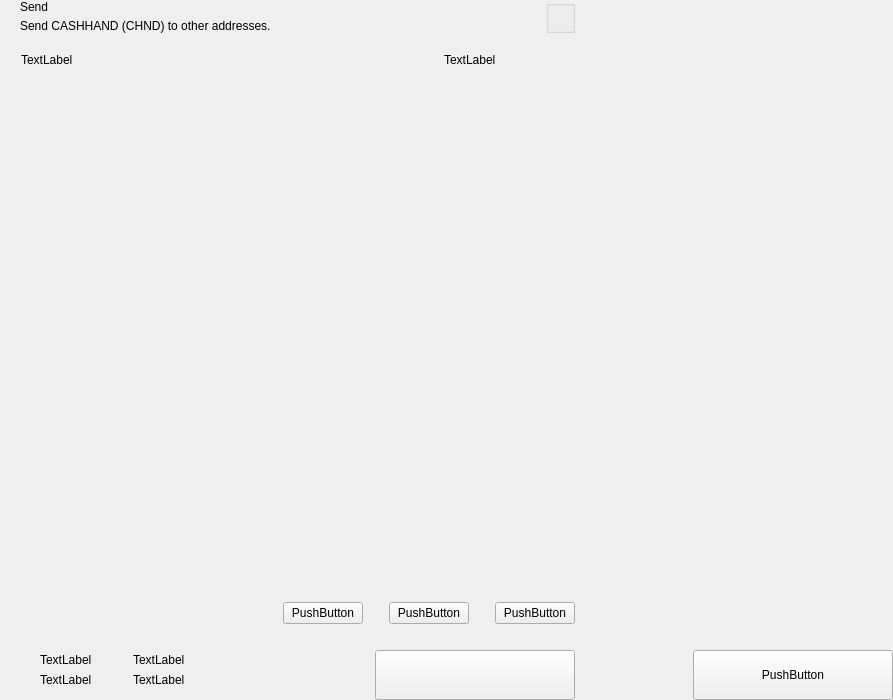
<?xml version="1.0" encoding="UTF-8"?>
<ui version="4.0">
 <class>send</class>
 <widget class="QWidget" name="send">
  <property name="geometry">
   <rect>
    <x>0</x>
    <y>0</y>
    <width>893</width>
    <height>700</height>
   </rect>
  </property>
  <property name="windowTitle">
   <string>Form</string>
  </property>
  <layout class="QHBoxLayout" name="horizontalLayout_2" stretch="2,1">
   <property name="spacing">
    <number>0</number>
   </property>
   <property name="leftMargin">
    <number>0</number>
   </property>
   <property name="topMargin">
    <number>0</number>
   </property>
   <property name="rightMargin">
    <number>0</number>
   </property>
   <property name="bottomMargin">
    <number>0</number>
   </property>
   <item>
    <widget class="QWidget" name="left" native="true">
     <layout class="QVBoxLayout" name="verticalLayout_3">
      <property name="spacing">
       <number>0</number>
      </property>
      <property name="leftMargin">
       <number>0</number>
      </property>
      <property name="topMargin">
       <number>0</number>
      </property>
      <property name="rightMargin">
       <number>0</number>
      </property>
      <property name="bottomMargin">
       <number>0</number>
      </property>
      <item>
       <layout class="QVBoxLayout" name="verticalLayout_22" stretch="0,0,0,1,0,0,0,0">
        <property name="spacing">
         <number>0</number>
        </property>
        <item>
         <layout class="QHBoxLayout" name="horizontalLayout_3">
          <property name="spacing">
           <number>0</number>
          </property>
          <property name="leftMargin">
           <number>20</number>
          </property>
          <property name="rightMargin">
           <number>20</number>
          </property>
          <item>
           <layout class="QVBoxLayout" name="verticalLayout">
            <property name="spacing">
             <number>5</number>
            </property>
            <item>
             <widget class="QLabel" name="labelTitle">
              <property name="text">
               <string>Send</string>
              </property>
              <property name="alignment">
               <set>Qt::AlignLeading|Qt::AlignLeft|Qt::AlignVCenter</set>
              </property>
             </widget>
            </item>
            <item>
             <widget class="QLabel" name="labelSubtitle1">
              <property name="text">
               <string>Send CASHHAND (CHND) to other addresses.</string>
              </property>
             </widget>
            </item>
           </layout>
          </item>
          <item>
           <spacer name="horizontalSpacer">
            <property name="orientation">
             <enum>Qt::Horizontal</enum>
            </property>
            <property name="sizeHint" stdset="0">
             <size>
              <width>40</width>
              <height>20</height>
             </size>
            </property>
           </spacer>
          </item>
          <item>
           <layout class="QVBoxLayout" name="verticalLayout_6">
            <property name="spacing">
             <number>0</number>
            </property>
            <item>
             <widget class="QGroupBox" name="groupBox">
              <property name="title">
               <string/>
              </property>
              <property name="alignment">
               <set>Qt::AlignLeading|Qt::AlignLeft|Qt::AlignTop</set>
              </property>
              <layout class="QHBoxLayout" name="horizontalLayout_4">
               <property name="spacing">
                <number>0</number>
               </property>
               <property name="leftMargin">
                <number>0</number>
               </property>
               <property name="topMargin">
                <number>0</number>
               </property>
               <property name="rightMargin">
                <number>0</number>
               </property>
               <property name="bottomMargin">
                <number>0</number>
               </property>
              </layout>
             </widget>
            </item>
           </layout>
          </item>
         </layout>
        </item>
        <item>
         <spacer name="verticalSpacer_2">
          <property name="orientation">
           <enum>Qt::Vertical</enum>
          </property>
          <property name="sizeType">
           <enum>QSizePolicy::Fixed</enum>
          </property>
          <property name="sizeHint" stdset="0">
           <size>
            <width>20</width>
            <height>20</height>
           </size>
          </property>
         </spacer>
        </item>
        <item>
         <layout class="QHBoxLayout" name="horizontalLayout" stretch="6,0,2">
          <property name="spacing">
           <number>0</number>
          </property>
          <property name="leftMargin">
           <number>10</number>
          </property>
          <property name="topMargin">
           <number>0</number>
          </property>
          <property name="rightMargin">
           <number>20</number>
          </property>
          <property name="bottomMargin">
           <number>0</number>
          </property>
          <item>
           <widget class="QLabel" name="labelSubtitleAddress">
            <property name="styleSheet">
             <string notr="true">margin-left:8px;</string>
            </property>
            <property name="text">
             <string>TextLabel</string>
            </property>
           </widget>
          </item>
          <item>
           <spacer name="horizontalSpacer_3">
            <property name="orientation">
             <enum>Qt::Horizontal</enum>
            </property>
            <property name="sizeType">
             <enum>QSizePolicy::Fixed</enum>
            </property>
            <property name="sizeHint" stdset="0">
             <size>
              <width>40</width>
              <height>1</height>
             </size>
            </property>
           </spacer>
          </item>
          <item>
           <widget class="QLabel" name="labelSubtitleAmount">
            <property name="text">
             <string>TextLabel</string>
            </property>
           </widget>
          </item>
         </layout>
        </item>
        <item>
         <widget class="QScrollArea" name="scrollArea">
          <property name="minimumSize">
           <size>
            <width>0</width>
            <height>350</height>
           </size>
          </property>
          <property name="styleSheet">
           <string notr="true">#scrollArea {
            background:transparent;
            margin-top:10px;
}</string>
          </property>
          <property name="horizontalScrollBarPolicy">
           <enum>Qt::ScrollBarAlwaysOff</enum>
          </property>
          <property name="sizeAdjustPolicy">
           <enum>QAbstractScrollArea::AdjustIgnored</enum>
          </property>
          <property name="widgetResizable">
           <bool>true</bool>
          </property>
          <property name="alignment">
           <set>Qt::AlignLeading|Qt::AlignLeft|Qt::AlignTop</set>
          </property>
          <widget class="QWidget" name="scrollAreaWidgetContents">
           <property name="geometry">
            <rect>
             <x>0</x>
             <y>0</y>
             <width>591</width>
             <height>16</height>
            </rect>
           </property>
           <property name="sizePolicy">
            <sizepolicy hsizetype="Preferred" vsizetype="Maximum">
             <horstretch>0</horstretch>
             <verstretch>0</verstretch>
            </sizepolicy>
           </property>
           <property name="autoFillBackground">
            <bool>false</bool>
           </property>
           <property name="styleSheet">
            <string notr="true">#scrollAreaWidgetContents {
             background:transparent;
             }</string>
           </property>
           <layout class="QVBoxLayout" name="verticalLayout_7">
            <property name="spacing">
             <number>0</number>
            </property>
            <property name="sizeConstraint">
             <enum>QLayout::SetDefaultConstraint</enum>
            </property>
            <property name="leftMargin">
             <number>0</number>
            </property>
            <property name="topMargin">
             <number>0</number>
            </property>
            <property name="rightMargin">
             <number>0</number>
            </property>
            <property name="bottomMargin">
             <number>0</number>
            </property>
           </layout>
          </widget>
         </widget>
        </item>
        <item>
         <spacer name="verticalSpacer_4">
          <property name="orientation">
           <enum>Qt::Vertical</enum>
          </property>
          <property name="sizeType">
           <enum>QSizePolicy::Fixed</enum>
          </property>
          <property name="sizeHint" stdset="0">
           <size>
            <width>20</width>
            <height>20</height>
           </size>
          </property>
         </spacer>
        </item>
        <item>
         <layout class="QHBoxLayout" name="horizontalLayout_20">
          <property name="spacing">
           <number>6</number>
          </property>
          <property name="rightMargin">
           <number>20</number>
          </property>
          <item>
           <spacer name="horizontalSpacer_4">
            <property name="orientation">
             <enum>Qt::Horizontal</enum>
            </property>
            <property name="sizeHint" stdset="0">
             <size>
              <width>40</width>
              <height>20</height>
             </size>
            </property>
           </spacer>
          </item>
          <item>
           <widget class="QPushButton" name="pushButtonFee">
            <property name="focusPolicy">
             <enum>Qt::NoFocus</enum>
            </property>
            <property name="text">
             <string>PushButton</string>
            </property>
           </widget>
          </item>
          <item>
           <spacer name="horizontalSpacer_11">
            <property name="orientation">
             <enum>Qt::Horizontal</enum>
            </property>
            <property name="sizeType">
             <enum>QSizePolicy::Minimum</enum>
            </property>
            <property name="sizeHint" stdset="0">
             <size>
              <width>20</width>
              <height>20</height>
             </size>
            </property>
           </spacer>
          </item>
          <item>
           <widget class="QPushButton" name="pushButtonClear">
            <property name="focusPolicy">
             <enum>Qt::NoFocus</enum>
            </property>
            <property name="layoutDirection">
             <enum>Qt::RightToLeft</enum>
            </property>
            <property name="text">
             <string>PushButton</string>
            </property>
           </widget>
          </item>
          <item>
           <spacer name="horizontalSpacer_6">
            <property name="orientation">
             <enum>Qt::Horizontal</enum>
            </property>
            <property name="sizeType">
             <enum>QSizePolicy::Fixed</enum>
            </property>
            <property name="sizeHint" stdset="0">
             <size>
              <width>20</width>
              <height>20</height>
             </size>
            </property>
           </spacer>
          </item>
          <item>
           <widget class="QPushButton" name="pushButtonAddRecipient">
            <property name="focusPolicy">
             <enum>Qt::NoFocus</enum>
            </property>
            <property name="text">
             <string>PushButton</string>
            </property>
           </widget>
          </item>
         </layout>
        </item>
        <item>
         <spacer name="verticalSpacer">
          <property name="orientation">
           <enum>Qt::Vertical</enum>
          </property>
          <property name="sizeType">
           <enum>QSizePolicy::Fixed</enum>
          </property>
          <property name="sizeHint" stdset="0">
           <size>
            <width>20</width>
            <height>16</height>
           </size>
          </property>
         </spacer>
        </item>
        <item>
         <layout class="QHBoxLayout" name="horizontalLayout_7">
          <property name="rightMargin">
           <number>20</number>
          </property>
          <item>
           <layout class="QHBoxLayout" name="horizontalLayout_10">
            <property name="spacing">
             <number>0</number>
            </property>
            <property name="leftMargin">
             <number>8</number>
            </property>
            <item>
             <widget class="QStackedWidget" name="stackedWidget">
              <property name="minimumSize">
               <size>
                <width>0</width>
                <height>60</height>
               </size>
              </property>
              <property name="maximumSize">
               <size>
                <width>16777215</width>
                <height>60</height>
               </size>
              </property>
              <widget class="QWidget" name="page1">
               <layout class="QVBoxLayout" name="verticalLayout_71" stretch="0">
                <property name="spacing">
                 <number>6</number>
                </property>
                <property name="leftMargin">
                 <number>12</number>
                </property>
                <property name="topMargin">
                 <number>0</number>
                </property>
                <property name="rightMargin">
                 <number>0</number>
                </property>
                <property name="bottomMargin">
                 <number>0</number>
                </property>
                <item>
                 <widget class="QWidget" name="coinWidget" native="true">
                  <property name="minimumSize">
                   <size>
                    <width>0</width>
                    <height>60</height>
                   </size>
                  </property>
                  <property name="maximumSize">
                   <size>
                    <width>16777215</width>
                    <height>60</height>
                   </size>
                  </property>
                  <layout class="QHBoxLayout" name="horizontalLayout_9">
                   <property name="spacing">
                    <number>0</number>
                   </property>
                   <property name="leftMargin">
                    <number>20</number>
                   </property>
                   <property name="topMargin">
                    <number>10</number>
                   </property>
                   <property name="rightMargin">
                    <number>20</number>
                   </property>
                   <property name="bottomMargin">
                    <number>10</number>
                   </property>
                   <item>
                    <layout class="QVBoxLayout" name="verticalSend">
                     <property name="spacing">
                      <number>0</number>
                     </property>
                     <item>
                      <widget class="QLabel" name="labelTitleTotalSend">
                       <property name="text">
                        <string>TextLabel</string>
                       </property>
                      </widget>
                     </item>
                     <item>
                      <widget class="QLabel" name="labelAmountSend">
                       <property name="text">
                        <string>TextLabel</string>
                       </property>
                      </widget>
                     </item>
                    </layout>
                   </item>
                   <item>
                    <spacer name="horizontalSpacer_9">
                     <property name="orientation">
                      <enum>Qt::Horizontal</enum>
                     </property>
                     <property name="sizeType">
                      <enum>QSizePolicy::Fixed</enum>
                     </property>
                     <property name="sizeHint" stdset="0">
                      <size>
                       <width>20</width>
                       <height>20</height>
                      </size>
                     </property>
                    </spacer>
                   </item>
                   <item>
                    <widget class="QLabel" name="labelLine">
                     <property name="minimumSize">
                      <size>
                       <width>1</width>
                       <height>0</height>
                      </size>
                     </property>
                     <property name="maximumSize">
                      <size>
                       <width>1</width>
                       <height>16777215</height>
                      </size>
                     </property>
                     <property name="text">
                      <string/>
                     </property>
                    </widget>
                   </item>
                   <item>
                    <spacer name="horizontalSpacer_10">
                     <property name="orientation">
                      <enum>Qt::Horizontal</enum>
                     </property>
                     <property name="sizeType">
                      <enum>QSizePolicy::Fixed</enum>
                     </property>
                     <property name="sizeHint" stdset="0">
                      <size>
                       <width>20</width>
                       <height>20</height>
                      </size>
                     </property>
                    </spacer>
                   </item>
                   <item>
                    <layout class="QVBoxLayout" name="verticalRemaining">
                     <property name="spacing">
                      <number>0</number>
                     </property>
                     <item>
                      <widget class="QLabel" name="labelTitleTotalRemaining">
                       <property name="text">
                        <string>TextLabel</string>
                       </property>
                      </widget>
                     </item>
                     <item>
                      <widget class="QLabel" name="labelAmountRemaining">
                       <property name="text">
                        <string>TextLabel</string>
                       </property>
                      </widget>
                     </item>
                    </layout>
                   </item>
                  </layout>
                 </widget>
                </item>
               </layout>
              </widget>
              <widget class="QWidget" name="page_2"/>
             </widget>
            </item>
           </layout>
          </item>
          <item>
           <spacer name="horizontalSpacer_5">
            <property name="orientation">
             <enum>Qt::Horizontal</enum>
            </property>
            <property name="sizeType">
             <enum>QSizePolicy::Expanding</enum>
            </property>
            <property name="sizeHint" stdset="0">
             <size>
              <width>40</width>
              <height>20</height>
             </size>
            </property>
           </spacer>
          </item>
          <item alignment="Qt::AlignBottom">
           <widget class="QPushButton" name="pushButtonSave">
            <property name="minimumSize">
             <size>
              <width>200</width>
              <height>50</height>
             </size>
            </property>
            <property name="maximumSize">
             <size>
              <width>200</width>
              <height>50</height>
             </size>
            </property>
            <property name="focusPolicy">
             <enum>Qt::NoFocus</enum>
            </property>
            <property name="text">
             <string/>
            </property>
           </widget>
          </item>
         </layout>
        </item>
       </layout>
      </item>
     </layout>
    </widget>
   </item>
   <item>
    <widget class="QWidget" name="right" native="true">
     <layout class="QVBoxLayout" name="verticalLayout_5">
      <property name="leftMargin">
       <number>0</number>
      </property>
      <property name="topMargin">
       <number>0</number>
      </property>
      <property name="rightMargin">
       <number>0</number>
      </property>
      <property name="bottomMargin">
       <number>0</number>
      </property>
      <item>
       <layout class="QVBoxLayout" name="verticalLayout_4">
        <property name="spacing">
         <number>6</number>
        </property>
        <item>
         <widget class="OptionButton" name="btnCoinControl" native="true">
          <property name="minimumSize">
           <size>
            <width>0</width>
            <height>50</height>
           </size>
          </property>
         </widget>
        </item>
        <item>
         <widget class="OptionButton" name="btnChangeAddress" native="true">
          <property name="minimumSize">
           <size>
            <width>0</width>
            <height>50</height>
           </size>
          </property>
         </widget>
        </item>
        <item>
         <widget class="OptionButton" name="btnUri" native="true">
          <property name="minimumSize">
           <size>
            <width>0</width>
            <height>50</height>
           </size>
          </property>
         </widget>
        </item>
        <item>
         <spacer name="verticalSpacer_5">
          <property name="orientation">
           <enum>Qt::Vertical</enum>
          </property>
          <property name="sizeHint" stdset="0">
           <size>
            <width>20</width>
            <height>40</height>
           </size>
          </property>
         </spacer>
        </item>
        <item>
         <layout class="QHBoxLayout" name="horizontalLayout_8">
          <item>
           <spacer name="horizontalSpacer_7">
            <property name="orientation">
             <enum>Qt::Horizontal</enum>
            </property>
            <property name="sizeHint" stdset="0">
             <size>
              <width>40</width>
              <height>20</height>
             </size>
            </property>
           </spacer>
          </item>
          <item>
           <widget class="QPushButton" name="pushButtonReset">
            <property name="minimumSize">
             <size>
              <width>200</width>
              <height>50</height>
             </size>
            </property>
            <property name="maximumSize">
             <size>
              <width>200</width>
              <height>50</height>
             </size>
            </property>
            <property name="focusPolicy">
             <enum>Qt::NoFocus</enum>
            </property>
            <property name="text">
             <string>PushButton</string>
            </property>
           </widget>
          </item>
         </layout>
        </item>
       </layout>
      </item>
     </layout>
    </widget>
   </item>
  </layout>
 </widget>
 <customwidgets>
  <customwidget>
   <class>OptionButton</class>
   <extends>QWidget</extends>
   <header>qt/pivx/optionbutton.h</header>
   <container>1</container>
  </customwidget>
 </customwidgets>
 <resources/>
 <connections/>
</ui>
